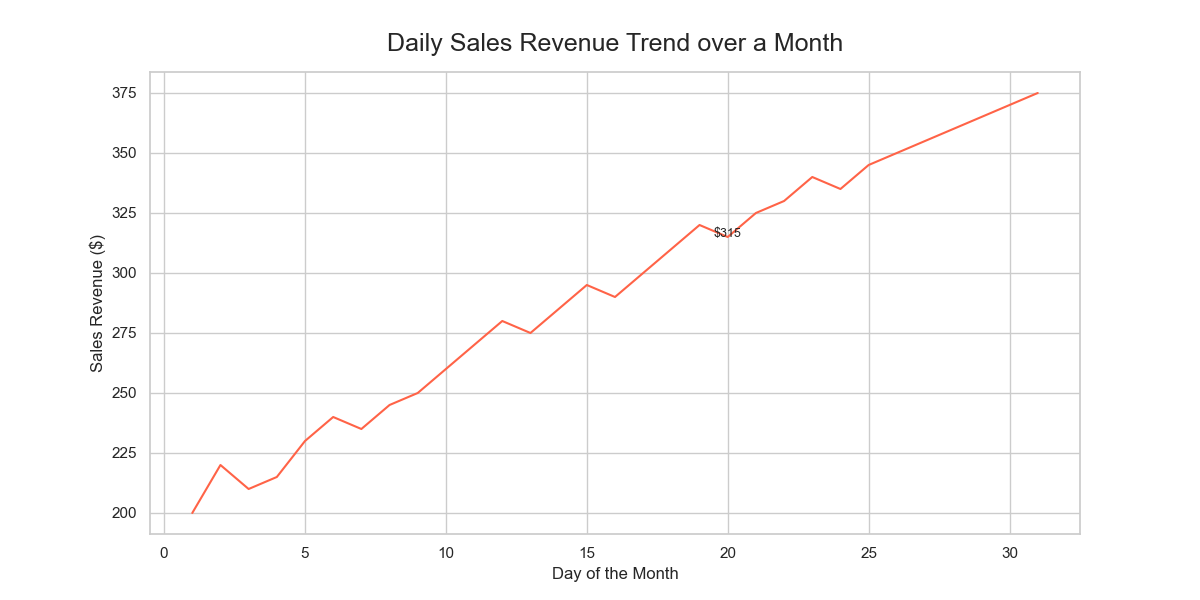

Python code for this plot:

import pandas as pd
import seaborn as sns
import matplotlib.pyplot as plt

data = {
    'Day': [i for i in range(1, 32)],
    'Sales_Revenue': [
        200, 220, 210, 215, 230, 240, 235, 245, 250, 260,
        270, 280, 275, 285, 295, 290, 300, 310, 320, 315,
        325, 330, 340, 335, 345, 350, 355, 360, 365, 370, 375
    ]
}

df = pd.DataFrame(data)

plt.figure(figsize=(12, 6))

sns.lineplot(x='Day', y='Sales_Revenue', data=df, color='#FF6347')

for day, revenue in zip(data['Day'], data['Sales_Revenue']):
    if day == 20:  
        plt.text(day, revenue, f"${revenue}", fontsize=9, ha='center')

plt.title('Daily Sales Revenue Trend over a Month', fontsize=18, pad=15)
plt.xlabel('Day of the Month', fontsize=12)
plt.ylabel('Sales Revenue ($)', fontsize=12)

plt.show()
